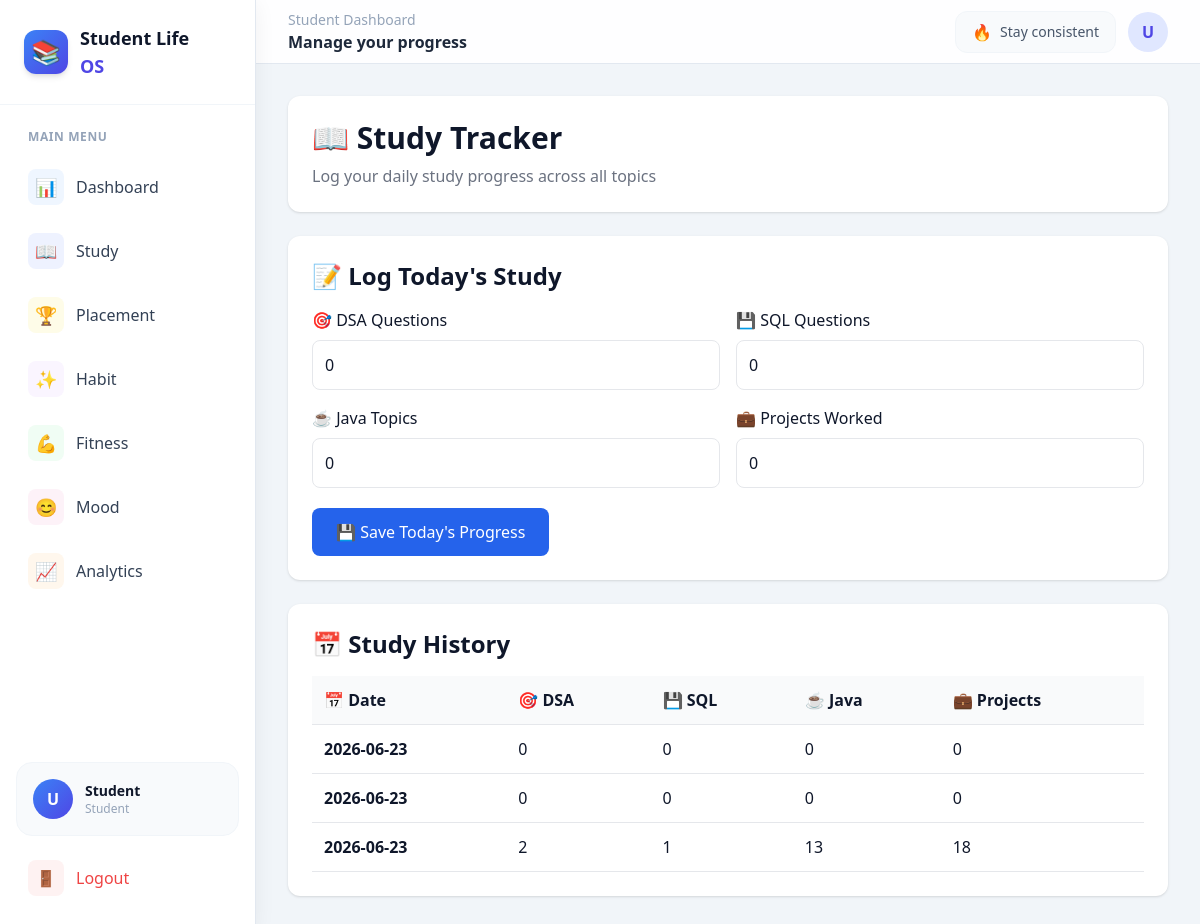
The app's page /study_v2 with its own data.
### tables this page shows
CREATE TABLE study_tracker(
    id INTEGER PRIMARY KEY AUTOINCREMENT,
    dsa INTEGER,
    sql_count INTEGER,
    java_count INTEGER,
    project_count INTEGER,
    study_date TEXT
    );

### app.py (the view, shortened to what this page needs)
@app.route("/study_v2", methods=["GET", "POST"])
def study_v2():
    conn = sqlite3.connect("database.db")
    cur = conn.cursor()
    cur.execute(
        """
        SELECT * FROM study_tracker
        ORDER BY id DESC
        """
    )
    records = cur.fetchall()
    conn.close()
    return render_template(
        "study_v2.html",
        records=records
    )

### templates/study_v2.html (shortened to what this page needs)
{% extends "base_v2.html" %}
{% block content %}
<div class="bg-white rounded-xl shadow p-6 mb-6">
    <h1 class="text-3xl font-bold">
        📖 Study Tracker
    </h1>
    <p class="text-gray-500 mt-2">
        Log your daily study progress across all topics
    </p>
</div>
<div class="bg-white rounded-xl shadow p-6 mb-6">
    <h2 class="text-2xl font-bold mb-4">
        📝 Log Today's Study
    </h2>
    <form method="POST">
        <div class="grid grid-cols-1 md:grid-cols-2 gap-4">
            <div>
                <label class="block mb-2 font-medium">
                    🎯 DSA Questions
                </label>
                <input
                    type="number"
                    name="dsa"
                    value="0"
                    class="w-full border rounded-lg p-3">
            </div>
            <div>
                <label class="block mb-2 font-medium">
                    💾 SQL Questions
                </label>
                <input
                    type="number"
                    name="sql"
                    value="0"
                    class="w-full border rounded-lg p-3">
            </div>
            <div>
                <label class="block mb-2 font-medium">
                    ☕ Java Topics
                </label>
                <input
                    type="number"
                    name="java"
                    value="0"
                    class="w-full border rounded-lg p-3">
            </div>
            <div>
                <label class="block mb-2 font-medium">
                    💼 Projects Worked
                </label>
                <input
                    type="number"
                    name="project"
                    value="0"
                    class="w-full border rounded-lg p-3">
            </div>
        </div>
        <button
            type="submit"
            class="mt-5 bg-blue-600 text-white px-6 py-3 rounded-lg hover:bg-blue-700">
            💾 Save Today's Progress
        </button>
    </form>
</div>
<div class="bg-white rounded-xl shadow p-6">
    <h2 class="text-2xl font-bold mb-4">
        📅 Study History
    </h2>
    {% if records %}
    <div class="overflow-x-auto">
        <table class="w-full">
            <thead>
                <tr class="border-b bg-gray-50">
                    <th class="p-3 text-left">
                        📅 Date
                    </th>
                    <th class="p-3 text-left">
                        🎯 DSA
                    </th>
                    <th class="p-3 text-left">
                        💾 SQL
                    </th>
                    <th class="p-3 text-left">
                        ☕ Java
                    </th>
                    <th class="p-3 text-left">
                        💼 Projects
                    </th>
                </tr>
            </thead>
            <tbody>
                {% for row in records %}
                <tr class="border-b hover:bg-gray-50">
                    <td class="p-3 font-semibold">
                        {{ row[5] }}
                    </td>
                    <td class="p-3">
                        {{ row[1] }}
                    </td>
                    <td class="p-3">
                        {{ row[2] }}
                    </td>
                    <td class="p-3">
                        {{ row[3] }}
                    </td>
                    <td class="p-3">
                        {{ row[4] }}
                    </td>
                </tr>
                {% endfor %}
            </tbody>
        </table>
    </div>
    {% endif %}
</div>
{% endblock %}

### templates/base_v2.html (shortened to what this page needs)
<!DOCTYPE html>
<html lang="en">
<head>
    <script src="https://cdn.tailwindcss.com"></script>
</head>
<body class="bg-slate-100 text-slate-900">
<div class="flex min-h-screen">
    <aside
        class="fixed
               inset-y-0
               left-0
               z-40
               w-64
               bg-white
               border-r
               border-slate-200
               flex
               flex-col
               shadow-soft">
        <div class="px-6 py-6 border-b border-slate-100">
            <a href="/dashboard_v2"
               class="flex items-center gap-3">
                <div
                    class="w-11
                           h-11
                           rounded-xl
                           bg-gradient-to-br
                           from-blue-500
                           to-indigo-600
                           flex
                           items-center
                           justify-center
                           text-2xl
                           shadow-md">
                    📚
                </div>
                <div>
                    <h1 class="text-lg font-bold text-slate-900">
                        Student Life
                    </h1>
                    <p class="text-lg font-bold text-indigo-600">
                        OS
                    </p>
                </div>
            </a>
        </div>
        <nav class="flex-1 px-4 py-6">
            <p
                class="px-3
                       mb-3
                       text-xs
                       font-semibold
                       uppercase
                       tracking-wider
                       text-slate-400">
                Main Menu
            </p>
            <a
                href="/dashboard_v2"
                class="group flex items-center gap-3
                       px-3 py-3
                       mb-1
                       rounded-xl
                       text-slate-700
                       hover:bg-blue-50
                       hover:text-blue-600
                       transition">
                <span
                    class="w-9 h-9
                           rounded-lg
                           bg-blue-50
                           group-hover:bg-blue-100
                           flex
                           items-center
                           justify-center
                           text-lg">
                    📊
                </span>
                <span class="font-medium">
                    Dashboard
                </span>
            </a>
            <a
                href="/study_v2"
                class="group flex items-center gap-3
                       px-3 py-3
                       mb-1
                       rounded-xl
                       text-slate-700
                       hover:bg-blue-50
                       hover:text-blue-600
                       transition">
                <span
                    class="w-9 h-9
                           rounded-lg
                           bg-indigo-50
                           group-hover:bg-indigo-100
                           flex
                           items-center
                           justify-center
                           text-lg">
                    📖
                </span>
                <span class="font-medium">
                    Study
                </span>
            </a>
            <a
                href="/placement_v2"
                class="group flex items-center gap-3
                       px-3 py-3
                       mb-1
                       rounded-xl
                       text-slate-700
                       hover:bg-blue-50
                       hover:text-blue-600
                       transition">
                <span
                    class="w-9 h-9
                           rounded-lg
                           bg-yellow-50
                           group-hover:bg-yellow-100
                           flex
                           items-center
                           justify-center
                           text-lg">
                    🏆
                </span>
                <span class="font-medium">
                    Placement
                </span>
            </a>
            <a
                href="/habit_v2"
                class="group flex items-center gap-3
                       px-3 py-3
                       mb-1
                       rounded-xl
                       text-slate-700
                       hover:bg-blue-50
                       hover:text-blue-600
                       transition">
                <span
                    class="w-9 h-9
                           rounded-lg
                           bg-purple-50
                           group-hover:bg-purple-100
                           flex
                           items-center
                           justify-center
                           text-lg">
                    ✨
                </span>
                <span class="font-medium">
                    Habit
                </span>
            </a>
            <a
                href="/fitness_v2"
                class="group flex items-center gap-3
                       px-3 py-3
                       mb-1
                       rounded-xl
                       text-slate-700
                       hover:bg-blue-50
                       hover:text-blue-600
                       transition">
                <span
                    class="w-9 h-9
                           rounded-lg
                           bg-green-50
                           group-hover:bg-green-100
                           flex
                           items-center
                           justify-center
                           text-lg">
                    💪
                </span>
                <span class="font-medium">
                    Fitness
                </span>
            </a>
            <a
                href="/mood_v2"
                class="group flex items-center gap-3
                       px-3 py-3
                       mb-1
                       rounded-xl
                       text-slate-700
                       hover:bg-blue-50
                       hover:text-blue-600
                       transition">
                <span
                    class="w-9 h-9
                           rounded-lg
                           bg-pink-50
                           group-hover:bg-pink-100
                           flex
                           items-center
                           justify-center
                           text-lg">
                    😊
                </span>
                <span class="font-medium">
                    Mood
                </span>
            </a>
            <a
                href="/analytics_v2"
                class="group flex items-center gap-3
                       px-3 py-3
                       mb-1
                       rounded-xl
                       text-slate-700
                       hover:bg-blue-50
                       hover:text-blue-600
                       transition">
                <span
                    class="w-9 h-9
                           rounded-lg
                           bg-orange-50
                           group-hover:bg-orange-100
                           flex
                           items-center
                           justify-center
                           text-lg">
                    📈
                </span>
                <span class="font-medium">
                    Analytics
                </span>
            </a>
        </nav>
        <div class="px-4 pb-5">
            <div
                class="p-4
                       mb-3
                       rounded-2xl
                       bg-slate-50
                       border
                       border-slate-100">
                <div class="flex items-center gap-3">
                    <div
                        class="w-10
                               h-10
                               rounded-full
                               bg-gradient-to-br
                               from-blue-500
                               to-indigo-600
                               text-white
                               flex
                               items-center
                               justify-center
                               font-bold">
                        {{ user_name[0]|upper if user_name else "U" }}
                    </div>
                    <div class="min-w-0">
                        <p class="font-semibold text-sm truncate">
                            {{ user_name if user_name else "Student" }}
                        </p>
                        <p class="text-xs text-slate-400">
                            Student
                        </p>
                    </div>
                </div>
            </div>
            <a
                href="/logout"
                class="flex items-center gap-3
                       px-3 py-3
                       rounded-xl
                       text-red-500
                       hover:bg-red-50
                       transition">
                <span
                    class="w-9 h-9
                           rounded-lg
                           bg-red-50
                           flex
                           items-center
                           justify-center">
                    🚪
                </span>
                <span class="font-medium">
                    Logout
                </span>
            </a>
        </div>
    </aside>
    <main
        class="ml-64
               flex-1
               min-h-screen">
        <header
            class="sticky
                   top-0
                   z-30
                   h-16
                   bg-white/90
                   backdrop-blur
                   border-b
                   border-slate-200">
            <div
                class="h-full
                       px-8
                       flex
                       items-center
                       justify-between">
                <div>
                    <p class="text-sm text-slate-400">
                        Student Dashboard
                    </p>
                    <p class="font-semibold text-slate-800">
                        Manage your progress
                    </p>
                </div>
                <div class="flex items-center gap-3">
                    <div
                        class="hidden md:flex
                               items-center
                               gap-2
                               px-4 py-2
                               rounded-xl
                               bg-slate-50
                               border
                               border-slate-100">
                        <span>
                            🔥
                        </span>
                        <span class="text-sm font-medium text-slate-600">
                            Stay consistent
                        </span>
                    </div>
                    <div
                        class="w-10
                               h-10
                               rounded-full
                               bg-indigo-100
                               text-indigo-600
                               flex
                               items-center
                               justify-center
                               font-bold">
                        {{ user_name[0]|upper if user_name else "U" }}
                    </div>
                </div>
            </div>
        </header>
        <div
            class="p-6 md:p-8
                   animate-fade">
            {% block content %}
            {% endblock %}
        </div>
    </main>
</div>
</body>
</html>

### records on screen
study_tracker: study_date "2026-06-23", dsa "0", sql_count "0", java_count "0", project_count "0"
study_tracker: study_date "2026-06-23", dsa "0", sql_count "0", java_count "0", project_count "0"
study_tracker: study_date "2026-06-23", dsa "2", sql_count "1", java_count "13", project_count "18"

### other values on screen
{{ user_name[0]|upper if user_name else "U" }} "U"
{{ user_name if user_name else "Student" }} "Student"
